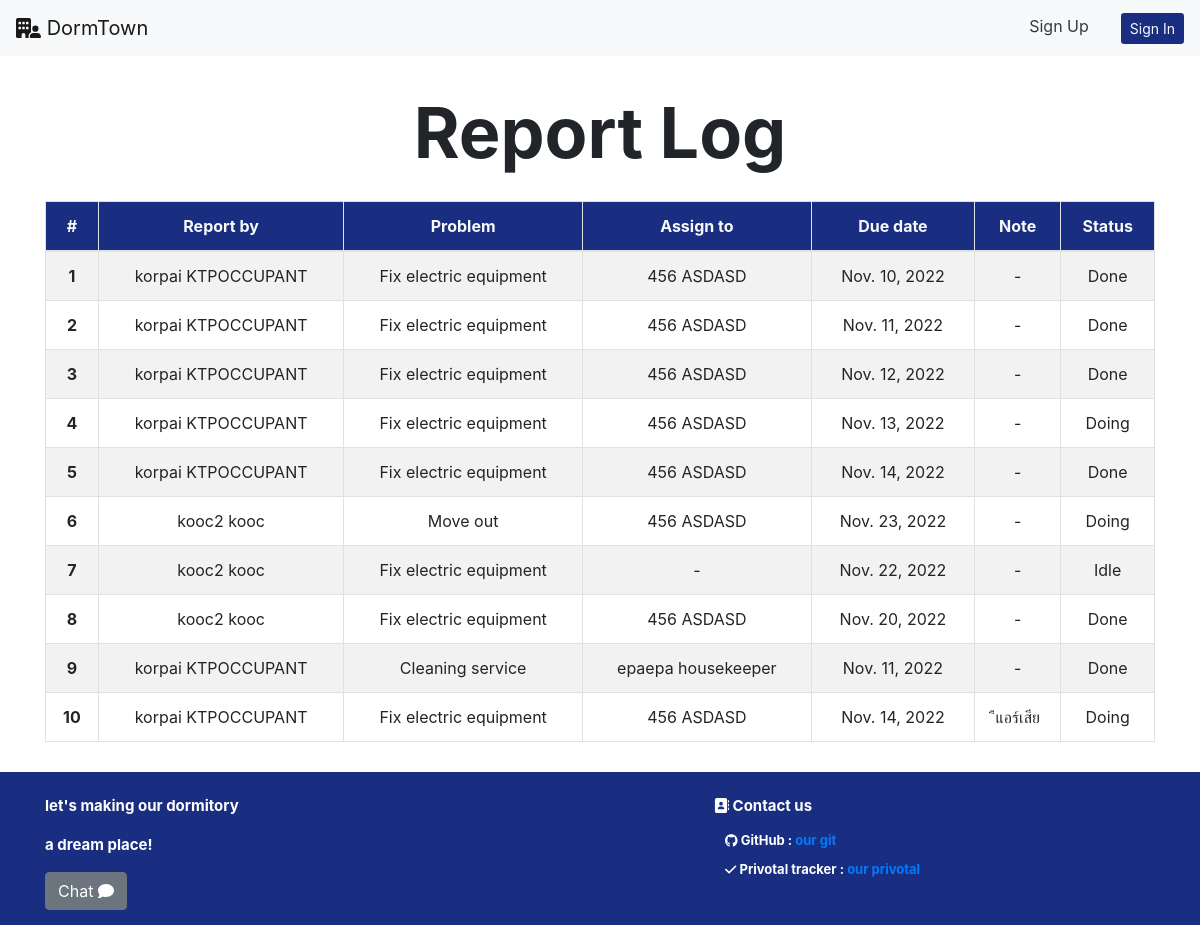
Page /manager/report_logs on the earlier database version.
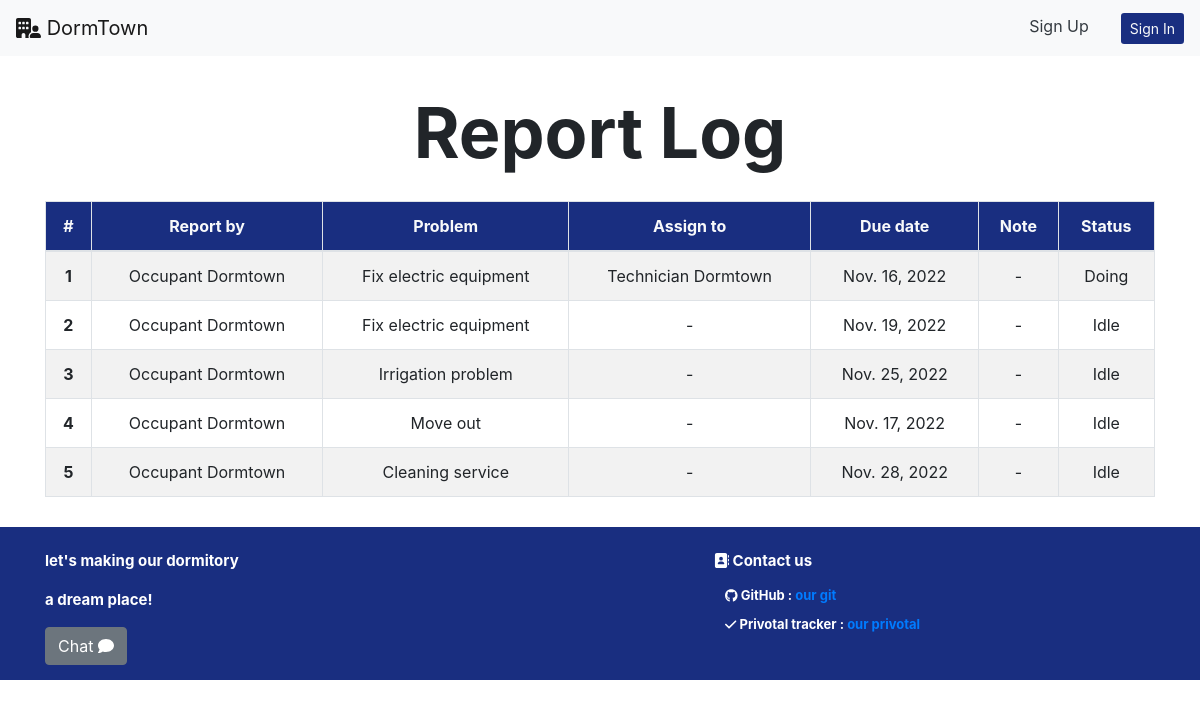
Same page on the later database version.
### occupant/models.py (models this page shows, shortened)
class Report(models.Model):
    from_user_id = models.ForeignKey(
        User, on_delete=models.CASCADE, related_name="from_user_id")
    problem_type_id = models.ForeignKey(
        ProblemType, on_delete=models.CASCADE, related_name="problem_type_id")
    due_date = models.DateField()
    note = models.CharField(max_length=150)
    status_id = models.ForeignKey(
        StatusType, on_delete=models.CASCADE, related_name="status_id")
    assign_to_id = models.ForeignKey(
        User, on_delete=models.CASCADE, related_name="assign_to_id", null=True)
    role_id = models.ForeignKey(
        Role, on_delete=models.CASCADE, related_name="reported_role_id", null=True)

class ProblemType(models.Model):
    problem_name = models.CharField(max_length=30)

class StatusType(models.Model):
    status_name = models.CharField(max_length=10)

### manager/views.py (the view)
# urls.py: path("report_logs", views.report_logs, name="report_logs"),
def report_logs(req):
    try:
        reports = Report.objects.all()
    except:
        pass
    return render(req, "manager/report_logs.html", {"reports": reports})

### manager/templates/manager/report_logs.html
{% extends 'manager/layout.html' %} {% block body %}
<section class="about-header-section">
    <div class="text-center mt-4">
        <p id='about_us' class="header">Report Log</p>
    </div>
  {% load static %}
    <div class="container">
        <table class="table table-bordered text-center table-striped">
            <thead class="text-light" style="background-color: #192e80;">
                <tr>
                    <th scope="col">#</th>
                    <th scope="col">Report by</th>
                    <th scope="col">Problem</th>
                    <th scope="col">Assign to</th>
                    <th scope="col">Due date</th>
                    <th scope="col">Note</th>
                    <th scope="col">Status</th>
                </tr>
            </thead>
            <tbody>
                {% for report in reports %}
                <tr>
                    <th scope="row">{{forloop.counter}}</th>
                    <td>{{report.from_user_id.first_name}} {{report.from_user_id.last_name}}</td>
                    <td>{{report.problem_type_id.problem_name}}</td>
                    {% if report.assign_to_id %}
                        <td>{{report.assign_to_id.first_name}} {{report.assign_to_id.last_name}}</td>
                    {% else %}
                        <td> - </td>
                    {% endif %}
                    <td>{{report.due_date}}</td>
                    {% if report.note %}
                        <td>{{report.note}}</td>
                    {% else %}
                        <td> - </td>
                    {% endif %}
                    <td>{{report.status_id.status_name}}</td>
                </tr>
                {% empty %}
                    <tr>
                        <td colspan="7"><i>No Data</i></td>
                    </tr>
                {% endfor %}
            </tbody>
        </table>
    </div>
{% endblock %}

### manager/templates/manager/layout.html (shortened to what this page needs)
<!DOCTYPE html>
<html>
<head>
  <link rel="stylesheet" href="https://cdn.jsdelivr.net/npm/bootstrap@4.3.1/dist/css/bootstrap.min.css" />
  {% load static %}
  <link href="{% static 'fontawesomefree/css/all.min.css' %}" rel="stylesheet" type="text/css" />
  <link rel="stylesheet" href="{% static 'rooms/styles.css' %}" />
  <link rel="stylesheet" href="{% static 'rooms/styles.css' %}" />
  <link rel="stylesheet" href="{% static 'chat/chat.css' %}" />
  <link rel="stylesheet" href="{% static 'manager/dashboard.css' %}" />
  <link href="{% static 'fontawesomefree/css/fontawesome.css' %}" rel="stylesheet" type="text/css">
  <link href="{% static 'fontawesomefree/css/brands.css' %}" rel="stylesheet" type="text/css">
  <link href="{% static 'fontawesomefree/css/solid.css' %}" rel="stylesheet" type="text/css">
  <link href="{% static 'fontawesomefree/css/all.min.css' %}" rel="stylesheet" type="text/css">
</head>
<body>
  <nav class="navbar navbar-expand-lg navbar-light bg-light mb-2">
    <a class="navbar-brand" href="{% url 'rooms:index' %}">
      <i class="fa-solid fa-building-user"></i>
      DormTown
    </a>
    <div class="collapse navbar-collapse w-100 order-3 dual-collapse2" id="navbarSupportedContent">
      <ul class="navbar-nav ml-auto">
        {% if request.user.is_authenticated %}
        <li class="nav-item">
          <a href="{% url 'users:change_password' %}" class="text-dark mx-3 align-middle">
            <i class="fa-solid fa-lock"></i>
            Change Password
          </a>
        </li>
        <li class="nav-item">
          <a class="text-danger mx-3 align-middle" href="{% url 'users:logout'%}" role="button">
            <i class="fa-solid fa-right-from-bracket"></i>
            Sign Out
          </a>
        </li>
        {% else %}
        <li class="nav-item">
          <a href="users/register" class="text-dark mx-3 align-middle">Sign Up</a>
        </li>
        <li class=" nav-item">
          <a class="btn text-light btn-sm ml-3" href="{% url 'users:login' %}" role="button" style="background-color: #192e80;">Sign In</a>
        </li>
        {% endif %}
      </ul>
    </div>
  </nav>
  <div class="container-fluid">{% block body %} {% endblock %}</div>
  <div class="footer">
    <div class="container">
      <div class="row pt-2">
        <div class="col-7" class="font-mid p-4">
          <p> let's making our dormitory</p>
          <p> a dream place!</p>
          {% if request.user.is_superuser == False %}
          <a class="btn btn-secondary" href="/chat">
            Chat
            <i class="fa-solid fa-comment"></i>
          </a>
          {% endif %}
        </div>
        <div class="col">
          <p class="ml-1">
            <i class="fa-solid fa-address-book"></i>
            Contact us
          </p>
          <p class="detail">
            <i class="fa-brands fa-github"></i>
            GitHub : <a href="https://github.com/6310682718/DORMTOWN">our git</a>
          <p>
          <p class="detail">
            <i class="fa-solid fa-check"></i>
            Privotal tracker : <a href="https://www.pivotaltracker.com/n/projects/2606927">our privotal</a>
          </p>
        </div>
        </div>
      </div>
    </div>
</body>
</html>

### rooms/static/rooms/styles.css (style rules this page uses)
.header { font-weight: bolder; font-size: 70px; }
.footer { bottom: 0; font-size: 15px; background-color: #192e80; color: white; font-weight: bolder; margin-top: 30px; padding: 15px; }
.detail { font-size: 13px; margin-left: 15px; line-height: 7px; }
p { cursor: pointer; }

### manager/static/manager/dashboard.css (style rules this page uses)
:root { --height-box: 150px; --padding-box: 50px 0; --border-radius-box: 5px; }

Differences in the rows shown:
removed Report: from_user_id.first_name "korpai", from_user_id.last_name "KTPOCCUPANT", problem_type_id.problem_name "Fix electric equipment", assign_to_id.first_name "456", assign_to_id.last_name "ASDASD", due_date "Nov. 10, 2022", status_id.status_name "Done"
removed Report: from_user_id.first_name "korpai", from_user_id.last_name "KTPOCCUPANT", problem_type_id.problem_name "Fix electric equipment", assign_to_id.first_name "456", assign_to_id.last_name "ASDASD", due_date "Nov. 11, 2022", status_id.status_name "Done"
removed Report: from_user_id.first_name "korpai", from_user_id.last_name "KTPOCCUPANT", problem_type_id.problem_name "Fix electric equipment", assign_to_id.first_name "456", assign_to_id.last_name "ASDASD", due_date "Nov. 12, 2022", status_id.status_name "Done"
removed Report: from_user_id.first_name "korpai", from_user_id.last_name "KTPOCCUPANT", problem_type_id.problem_name "Fix electric equipment", assign_to_id.first_name "456", assign_to_id.last_name "ASDASD", due_date "Nov. 13, 2022", note "-", status_id.status_name "Doing"
removed Report: from_user_id.first_name "korpai", from_user_id.last_name "KTPOCCUPANT", problem_type_id.problem_name "Fix electric equipment", assign_to_id.first_name "456", assign_to_id.last_name "ASDASD", due_date "Nov. 14, 2022", note "-", status_id.status_name "Done"
removed Report: from_user_id.first_name "kooc2", from_user_id.last_name "kooc", problem_type_id.problem_name "Move out", assign_to_id.first_name "456", assign_to_id.last_name "ASDASD", due_date "Nov. 23, 2022", note "-", status_id.status_name "Doing"
removed Report: from_user_id.first_name "kooc2", from_user_id.last_name "kooc", problem_type_id.problem_name "Fix electric equipment", due_date "Nov. 22, 2022", status_id.status_name "Idle"
removed Report: from_user_id.first_name "kooc2", from_user_id.last_name "kooc", problem_type_id.problem_name "Fix electric equipment", assign_to_id.first_name "456", assign_to_id.last_name "ASDASD", due_date "Nov. 20, 2022", status_id.status_name "Done"
removed Report: from_user_id.first_name "korpai", from_user_id.last_name "KTPOCCUPANT", problem_type_id.problem_name "Cleaning service", assign_to_id.first_name "epaepa", assign_to_id.last_name "housekeeper", due_date "Nov. 11, 2022", status_id.status_name "Done"
removed Report: from_user_id.first_name "korpai", from_user_id.last_name "KTPOCCUPANT", problem_type_id.problem_name "Fix electric equipment", assign_to_id.first_name "456", assign_to_id.last_name "ASDASD", due_date "Nov. 14, 2022", note "ืแอร์เสีย", status_id.status_name "Doing"
added Report: from_user_id.first_name "Occupant", from_user_id.last_name "Dormtown", problem_type_id.problem_name "Fix electric equipment", assign_to_id.first_name "Technician", assign_to_id.last_name "Dormtown", due_date "Nov. 16, 2022", status_id.status_name "Doing"
added Report: from_user_id.first_name "Occupant", from_user_id.last_name "Dormtown", problem_type_id.problem_name "Fix electric equipment", due_date "Nov. 19, 2022", status_id.status_name "Idle"
added Report: from_user_id.first_name "Occupant", from_user_id.last_name "Dormtown", problem_type_id.problem_name "Irrigation problem", due_date "Nov. 25, 2022", status_id.status_name "Idle"
added Report: from_user_id.first_name "Occupant", from_user_id.last_name "Dormtown", problem_type_id.problem_name "Move out", due_date "Nov. 17, 2022", status_id.status_name "Idle"
added Report: from_user_id.first_name "Occupant", from_user_id.last_name "Dormtown", problem_type_id.problem_name "Cleaning service", due_date "Nov. 28, 2022", status_id.status_name "Idle"
